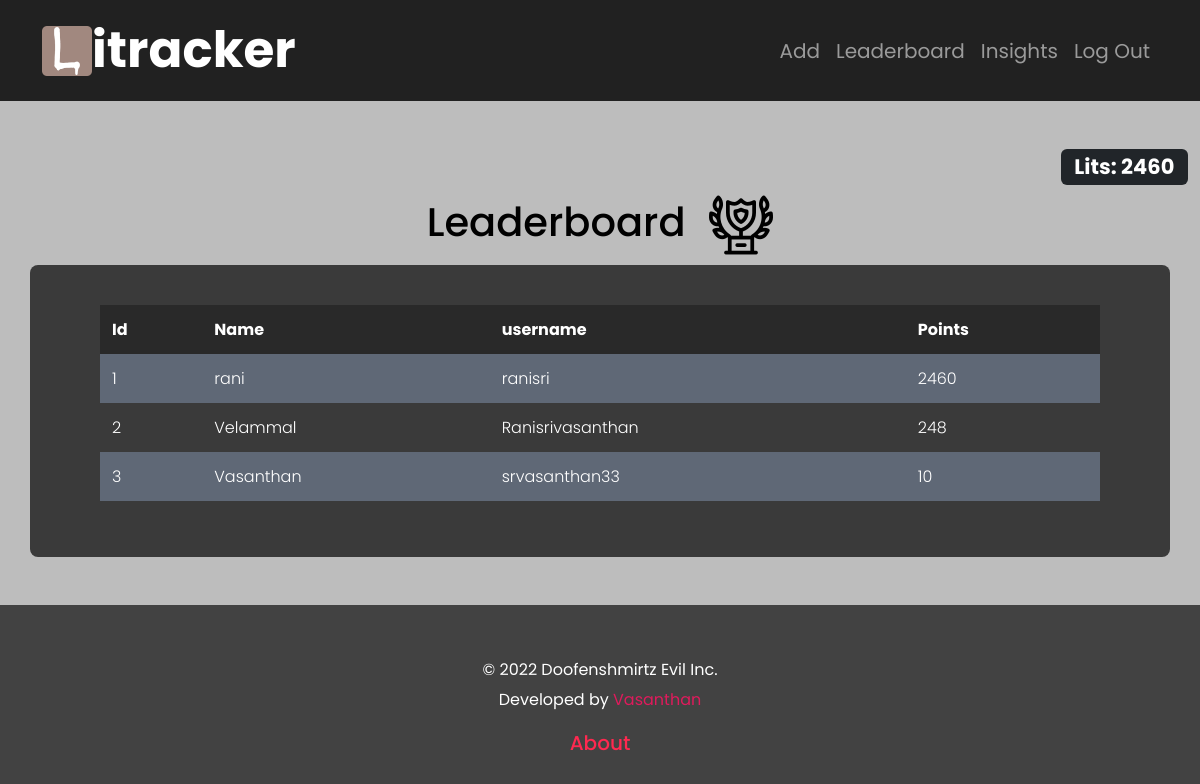
Screenshot of /leaderboard (signed in) with the database file from the repository.
### tables this page shows
CREATE TABLE registrants (id INTEGER PRIMARY KEY AUTOINCREMENT NOT NULL, name TEXT NOT NULL, username TEXT NOT NULL, pass_hash TEXT NOT NULL, points INTEGER NOT NULL DEFAULT 50);

### app.py (the view)
@app.route("/leaderboard", methods=["GET", "POST"])
@login_required
def leaderboard():
    if request.method == 'GET':
        u_id = session["user_id"]
        rows = db.execute("SELECT * from registrants where id = ?",u_id)
        name = rows[0]["name"]
        username = rows[0]["username"]
        points = rows[0]["points"]
        ROWS = db.execute("SELECT name, username, points FROM  registrants ORDER BY points desc")
        LOGS = []
        for i in range(len(ROWS)):
            D = {}
            D["id"] = i + 1
            D["name"] = ROWS[i]["name"]
            D["username"] = ROWS[i]["username"]
            D["points"] = ROWS[i]["points"]
            LOGS.append(D)
        return render_template("leaderboard.html",LOGS = LOGS,points = points)
    return apology("leaderboard")

### app.py (called while the page is built)
@app.after_request
def after_request(response):
    response.headers["Cache-Control"] = "no-cache, no-store, must-revalidate"
    response.headers["Expires"] = 0
    response.headers["Pragma"] = "no-cache"
    return response

### helpers.py (called while the page is built)
def login_required(f):
    @wraps(f)
    def decorated_function(*args, **kwargs):
        if session.get("user_id") is None:
            return redirect("/login")
        return f(*args, **kwargs)
    return decorated_function

### templates/leaderboard.html (shortened to what this page needs)
{% extends "layout.html" %}
{% block main %}
    <div class="container">
        <h1>Leaderboard &emsp13;<img src="static/trophy.png"></h1>
            <div class="row" id ="leaders">
            <table>
                <thead>
                    <tr>
                        <th>Id</th>
                        <th>Name</th>
                        <th>username</th>
                        <th>Points</th>
                    </tr>
                </thead>
                <tbody>
                    {% for ROW in LOGS %}
                    <tr>
                        <td>{{ROW["id"]}}</td>
                        <td>{{ROW["name"]}}</td>
                        <td>{{ROW["username"]}}</td>
                        <td>{{ROW["points"]}}</td>
                        </tr>
                    {% endfor %}
                </tbody>
        </table>
        </div>
    </div>
{% endblock %}

### templates/layout.html (shortened to what this page needs)
<html lang="en">
<head>
    <link href="https://cdn.jsdelivr.net/npm/bootstrap@5.3.0-alpha1/dist/css/bootstrap.min.css" rel="stylesheet">
    <link href="/static/styles.css" rel="stylesheet">
</head>
<body>
    <nav class="navbar navbar-expand navbar-dark" id ="header" >
        <div class="container">
            <a class="navbar-brand" id ="nav_logo" href="/">
                <div class="logo">
                    <img src="/static/logo.png" alt="logo" width="50px" class="d-inline-block align-text-top">
                    itracker
                </div>
            </a>
            <div class="navbar_sides">
            {% if session["user_id"] %}
            <ul class="navbar-nav">
                <li class="nav-item"><a class="nav-link" aria-current="page" href="/add">Add</a></li>
                <li class="nav-item"><a class="nav-link" aria-current="page" href="/leaderboard">Leaderboard</a></li>
                <li class="nav-item"><a class="nav-link" aria-current="page" href="/logs">Insights</a></li>
                <li class="nav-item"><a class="nav-link" href="/logout">Log Out</a></li>
            </ul>
            {% else %}
            <ul class="navbar-nav ms-auto mt-2">
                <li class="nav-item"><a class="nav-link" href="/register">Register</a></li>
                <li class="nav-item"><a class="nav-link" href="/login">Log In</a></li>
            </ul>
            {% endif %}
            </div>
        </div>
    </nav>
    <main class="container-fluid py-5 text-center">
        {% if session["user_id"]%}
        <h3 class="text-end"> <span class="badge bg-dark">Lits: {{points}}</span></h3>
        {% endif %}
        {% block main %}{% endblock %}
    </main>
    <div class="text-center" id ="footer">
        <p> &copy; 2022 Doofenshmirtz Evil Inc.<br> Developed by <a href = "https://www.instagram.com/sr_vasan1han/">Vasanthan</a></p>
        <a href="/about"><h5 style = "color:rgb(255, 41, 80)">About</h5></a>
    </div>
</body>
</html>

### static/styles.css (style rules this page uses)
body { color:rgb(0, 0, 0); font-family: 'Poppins', sans-serif; background-color: #424242; font-size: 22px; }
main { background-color: #BDBDBD; }
#header { background-color:#212121; }
nav #nav_logo { font-size: 50px; font-weight: 700; }
.logo { display: flex; align-items: center; }
.navbar-nav { align-items: center; }
li .nav-link { font-size: 20px; }
table { background-color: transparent; margin-bottom: 1rem; width: 100%; font-weight: 300; color: #ffffff; }
table th { background-color:rgba(0, 0, 0, 0.3) ; }
table th, table td { padding: 0.75rem; vertical-align: middle; }
tbody tr:nth-of-type(odd) { background-color: rgb(179, 208, 255, 0.3); border-radius:6px; }
#leaders { padding: 40px 70px; background-color: #3a3a3a; border-radius: 8px; }
#footer { color: #ffffff; background-color: #424242; align-items: center; font-size: medium; line-height: 30px; }
#footer p { padding: 50px 30% 0px 30%; }
#footer a { text-decoration: none; color: #df1b5c; }

### rows the page displays
registrants: points "2460", id "1", name "rani", username "ranisri"
registrants: id "2", name "Velammal", username "Ranisrivasanthan", points "248"
registrants: id "3", name "Vasanthan", username "srvasanthan33", points "10"
